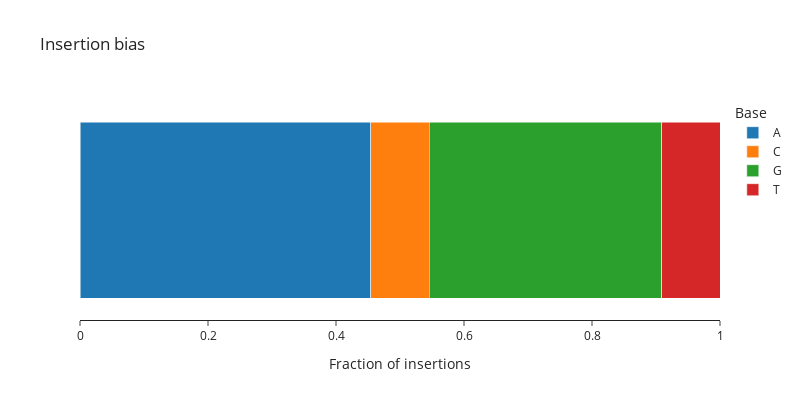

The notebook cell saved with this chart:
### Markdown cell above
### for insertions

### Code cell
bias = open(f'{path}/{analysis_type}/insbias_fw.txt', 'r').readline().split(',')
bias = [float(bias) for bias in bias if bias]

# stacked bar chart
px.bar(
    y=['', '', '', ''],
    x=bias,
    color=['A', 'C', 'G', 'T'],
    labels={'x': 'Fraction of insertions', 'y': '', 'color': 'Base'},
    title='Insertion bias',
    template='simple_white',
    orientation='h',
    range_x=[0, 1],
    width=800,
    height=400,
).update_layout(barmode='stack').update_yaxes(visible=False)

### Figure 1 — Plotly figure (JSON) as saved in the notebook; plotly's stock layout.template omitted (floating-point values rounded to 4 significant figures)
{"data": [{"alignmentgroup": "True", "hovertemplate": "Base=A<br>Fraction of insertions=%{x}<br>=%{y}<extra></extra>", "legendgroup": "A", "marker": {"color": "#1F77B4", "pattern": {"shape": ""}}, "name": "A", "offsetgroup": "A", "orientation": "h", "showlegend": true, "textposition": "auto", "type": "bar", "x": [0.4545], "xaxis": "x", "y": [""], "yaxis": "y"}, {"alignmentgroup": "True", "hovertemplate": "Base=C<br>Fraction of insertions=%{x}<br>=%{y}<extra></extra>", "legendgroup": "C", "marker": {"color": "#FF7F0E", "pattern": {"shape": ""}}, "name": "C", "offsetgroup": "C", "orientation": "h", "showlegend": true, "textposition": "auto", "type": "bar", "x": [0.09091], "xaxis": "x", "y": [""], "yaxis": "y"}, {"alignmentgroup": "True", "hovertemplate": "Base=G<br>Fraction of insertions=%{x}<br>=%{y}<extra></extra>", "legendgroup": "G", "marker": {"color": "#2CA02C", "pattern": {"shape": ""}}, "name": "G", "offsetgroup": "G", "orientation": "h", "showlegend": true, "textposition": "auto", "type": "bar", "x": [0.3636], "xaxis": "x", "y": [""], "yaxis": "y"}, {"alignmentgroup": "True", "hovertemplate": "Base=T<br>Fraction of insertions=%{x}<br>=%{y}<extra></extra>", "legendgroup": "T", "marker": {"color": "#D62728", "pattern": {"shape": ""}}, "name": "T", "offsetgroup": "T", "orientation": "h", "showlegend": true, "textposition": "auto", "type": "bar", "x": [0.09091], "xaxis": "x", "y": [""], "yaxis": "y"}], "layout": {"barmode": "stack", "height": 400, "legend": {"title": {"text": "Base"}, "tracegroupgap": 0}, "title": {"text": "Insertion bias"}, "width": 800, "xaxis": {"anchor": "y", "domain": [0, 1], "range": [0, 1], "title": {"text": "Fraction of insertions"}}, "yaxis": {"anchor": "x", "domain": [0, 1], "title": {"text": ""}, "visible": false}}}
